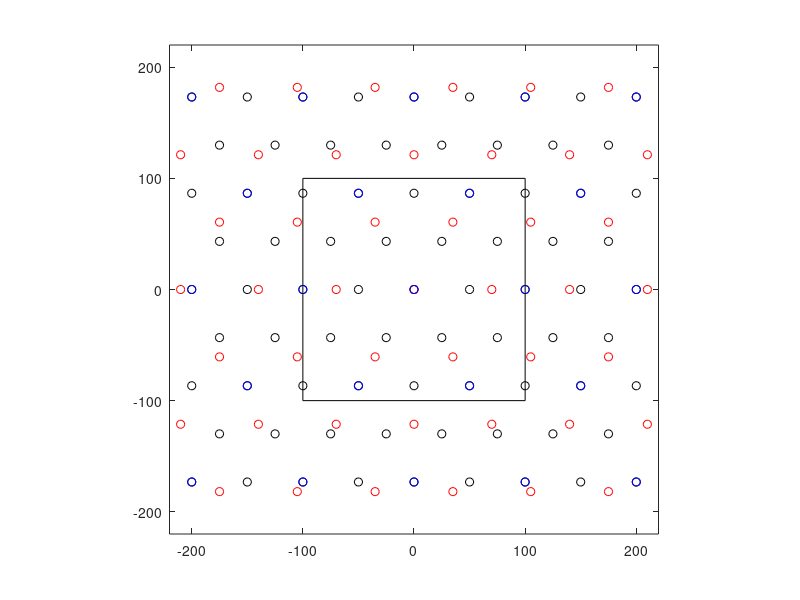

Reproduce this figure in MATLAB. (Note: this script raises an error after producing the figure.)

%% generate the patterns
xVals1 = -200:50:200;
coords = [];
figure;
for y = -173.2051:100*sin(deg2rad(60)):173.2051
    yVals = repmat(y,[1 size(xVals1,2)]);
    plot(xVals1,yVals,'ko')
    hold on
    
    joined = [xVals1' yVals'];
    coords = [coords; joined];
end
% xlim([-200 200])
% ylim([-200 200])

xVals2 = -175:50:175;
for y = -129.9038:100*sin(deg2rad(60)):129.9039
    yVals = repmat(y,[1 size(xVals2,2)]);
    plot(xVals2,yVals,'ko')
    hold on
    
    joined = [xVals2' yVals'];
    coords = [coords; joined];
end

m1 = coords;

xVals1 = -210:70:210;
coords = [];
hold on
for y = -242.4871:140*sin(deg2rad(60)):242.4871
    yVals = repmat(y,[1 size(xVals1,2)]);
    plot(xVals1,yVals,'ro')
    hold on
    
    joined = [xVals1' yVals'];
    coords = [coords; joined];
end

xVals2 = -175:70:175;
for y = -181.8653:140*sin(deg2rad(60)):181.8654
    yVals = repmat(y,[1 size(xVals2,2)]);
    plot(xVals2,yVals,'ro')
    hold on
    
    joined = [xVals2' yVals'];
    coords = [coords; joined];
end

m2 = coords;


xVals1 = -200:100:200;
coords = [];
for y = -173.2051:200*sin(deg2rad(60)):173.2051
    yVals = repmat(y,[1 size(xVals1,2)]);
    plot(xVals1,yVals,'bo')
    hold on
    
    joined = [xVals1' yVals'];
    coords = [coords; joined];
end

xVals2 = -150:100:150;
for y = -259.8076:200*sin(deg2rad(60)):259.8076
    yVals = repmat(y,[1 size(xVals2,2)]);
    plot(xVals2,yVals,'bo')
    hold on
    
    joined = [xVals2' yVals'];
    coords = [coords; joined];
end
xlim([-220 220])
ylim([-220 220])

m3 = coords;

% add the box
boxCoords = [-100 -100; 100 -100; 100 100; -100 100; -100 -100];
plot(boxCoords(:,1),boxCoords(:,2),'k-')
axis square

close(gcf)


%%
load shiftLoc

%% M1
[idx,d] = knnsearch(m1,[0 0],'k',7);
ccCoordStore1 = m1(idx(2:end),:);
ccCoordStore1(end+1,:) = ccCoordStore1(1,:);

x = ccCoordStore1(:,1);
y = ccCoordStore1(:,2);
k = convhull(x,y);

figure; 
plot(x(k),y(k),'b-')
hold on

% M2
[idx,d] = knnsearch(m2,[0 0],'k',7);
ccCoordStore2 = m2(idx(2:end),:);
ccCoordStore2(end+1,:) = ccCoordStore2(1,:);

x = ccCoordStore2(:,1);
y = ccCoordStore2(:,2);
k = convhull(x,y);

plot(x(k),y(k),'r-')

% M3
[idx,d] = knnsearch(m3,[0 0],'k',7);
ccCoordStore3 = m3(idx(2:end),:);
ccCoordStore3(end+1,:) = ccCoordStore3(1,:);

x = ccCoordStore3(:,1);
y = ccCoordStore3(:,2);
k = convhull(x,y);

plot(x(k),y(k),'k-')
axis square
set(gca,'xtick','','ytick','')
xlim([-105 105])
ylim([-105 105])
xline(0)
yline(0)

close(gcf)

%% shifted points
load colorMap
figure;
for i = 1:3
    s = shiftLoc{i,1};
    
    subplot(1,3,i)
    plot([0 s(1,1)],[0 s(1,2)],'-','color',colorMap(1,:),'linewidth',2)
    hold on
    plot([0 s(2,1)],[0 s(2,2)],'-','color',colorMap(2,:),'linewidth',2)
    plot([0 s(3,1)],[0 s(3,2)],'-','color',colorMap(3,:),'linewidth',2)
    
    axis square
    xline(0)
    yline(0)
    xlim([-80 80])
    ylim([-80 80])
end
